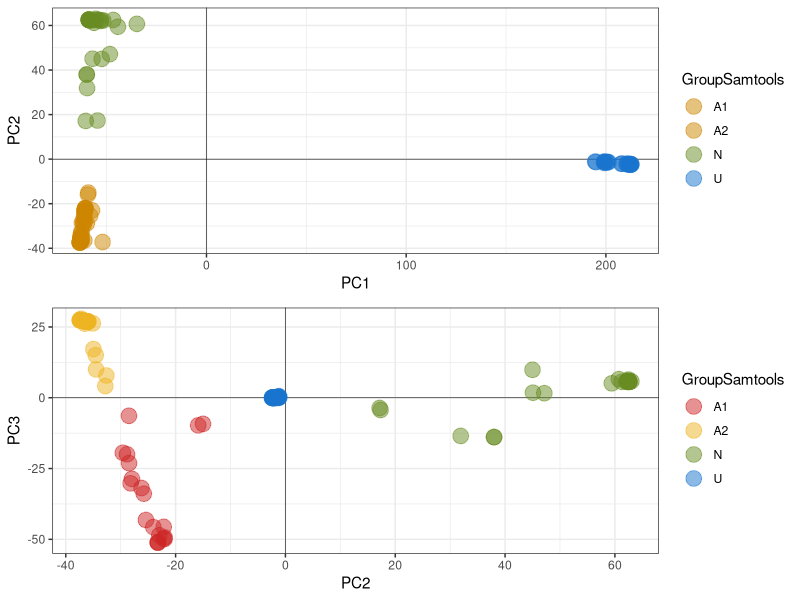

Reproduce this figure in R.


library(ggplot2)
library(dplyr)
library(reshape)
library(gridExtra)



cl <- colors()[]
sample_order <- c("TR88", "R69", "H332", "H413a", "Yu141", "H346", "R108", "H323", "Yu16", "H371", "P122", "R22", "V19", "H986", "H260", "CKT4", "H294", "TR67", "H276", "H648", "P114", "V14", "H328", "BP14", "AT146", "AT83", "782401", "H340", "H312", "DDS81", "DDS93", "H2091", "H2095", "H618", "H623", "H234D", "NZFS601", "NZFS184C", "BP18", "DDS100", "ES130", "H295", "DDS82", "DDS154", "H2083", "DDS25", "DDS170", "DDS202", "H2086", "H239", "TB2", "TB5", "H2098", "H248")

# Reading files

scores_pca <- read.table("scores_pca.txt", header = T) %>% mutate(ID = sub(".*OHT_[0-9]+?.(.+?)_calmd.*", "\\1", SpeciesID.1))
#head(scores_pca)

IdInfo <- read.table("Species_distinction_PCA.txt", header = T) %>% mutate(ID = sub(".*OHT_[0-9]+?.(.+?)_aln.*", "\\1", SpeciesID), StrainGrp = paste(ID, Group, sep = "_"), Idnb = Ind) %>% select(-SpeciesID, -PCA1, -PCA2)
#head(IdInfo)

scores_pca_info <- left_join(scores_pca, IdInfo, by = "ID")
head(scores_pca_info)


# Plotting PCA

PC_1_2 <- ggplot(scores_pca_info, aes( x = PC1, y = PC2, col = GroupSamtools)) + geom_vline(xintercept = 0, cex = 0.2) + geom_hline(yintercept = 0, cex = 0.2) + geom_point(alpha = 0.5, cex = 5)+ theme_bw() + scale_color_manual(values = c(cl[501], cl[501], cl[497], cl[131]))

PC_2_3 <- ggplot(scores_pca_info, aes( x = PC2, y = PC3, col = GroupSamtools)) + geom_vline(xintercept = 0, cex = 0.2) + geom_hline(yintercept = 0, cex = 0.2) + geom_point(alpha = 0.5, cex = 5)+ theme_bw() + scale_color_manual(values = c(cl[136], cl[149], cl[497], cl[131]))

pdf("PCA_plots_ulmi_novsp.pdf", width = 5, height = 6)
grid.arrange(PC_1_2, PC_2_3)
dev.off()
